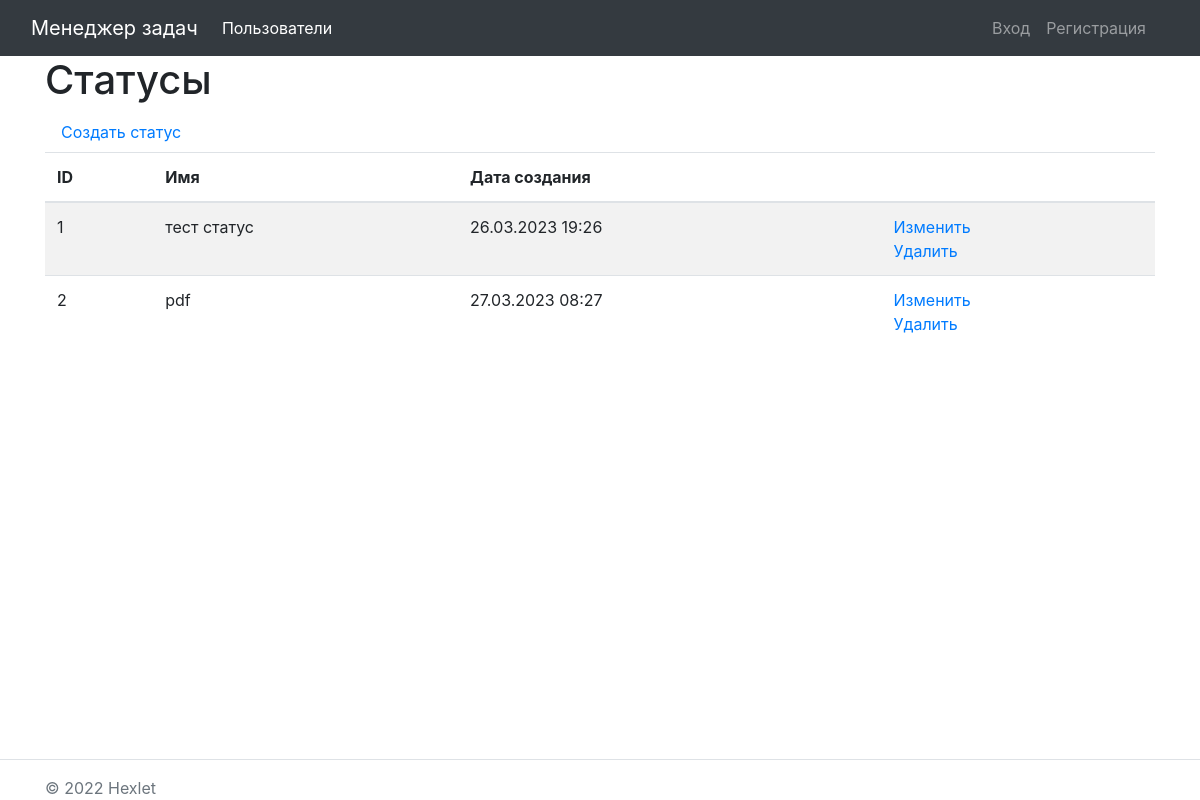
Screenshot of /statuses/ with the database file from the repository.
### task_manager/statuses/models.py (models this page shows, shortened)
class Status(models.Model):
    name = models.CharField(max_length=130, unique=True, verbose_name="Имя")
    creatad_at = models.DateTimeField(auto_now=True)
    class Meta:
        verbose_name = _('Статус')
        verbose_name_plural = _('Статусы')

### task_manager/statuses/views.py (the view)
# urls.py: path('', StatusListView.as_view(), name='status_list')
class StatusListView(ListView):
    model = Status
    tempalte_name = 'statuses/list.html'

### task_manager/statuses/templates/statuses/status_list.html
{% extends 'base.html' %}
{% load i18n %}
{% block content %}
    <h1>Статусы</h1>
    <a class="nav-link" href="/statuses/create/">{% translate 'Создать статус' %}</a>
    <table class="table table-striped">
        <thead>
            <tr>
                <th>ID</th>
                <th>Имя</th>
                <th>Дата создания</th>
                <th></th>
            </tr>
        </thead>
        <tbody>
            {% for status in object_list %}
            <tr>
                <td>{{ status.id }}</td>
                <td>{{ status.name }}</td>
                <td>{{ status.creatad_at|date:"d.m.Y H:i" }}</td>
                <td>
                    <a href="{% url 'status_update' status.id %}">{% translate 'Изменить' %}</a>
                    <br>
                    <a href="{% url 'status_delete' status.id %}">{% translate 'Удалить' %}</a>
                </td>
            </tr>
            {% endfor %}
        </tbody>
    </table>
{% endblock content %}

### rows the page displays
Status: id "1", name "тест статус", creatad_at "26.03.2023 19:26"
Status: id "2", name "pdf", creatad_at "27.03.2023 08:27"
